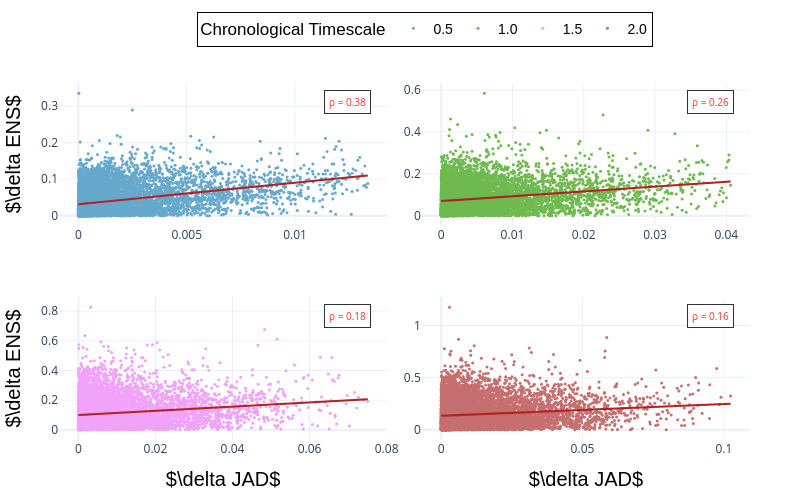

The notebook cell saved with this chart:
### Code cell
time_jsd_diff_fig_low_5000 = plot_time_grouped_scatter_2x2(
    df_low_500, "JSD_difference", "ENS_abs_difference"
)
time_jsd_diff_fig_high_5000 = plot_time_grouped_scatter_2x2(
    df_high_500, "JSD_difference", "ENS_abs_difference"
)
time_jsd_diff_fig_low_5000.update_layout(
    template="plotly_white",  # Set background to white
    showlegend=True,  # Hide the legend
    width=800,  # Adjust figure width
    height=500,  # Adjust figure height
    legend=dict(
        title="Chronological Timescale", yanchor="top", y=1.2, xanchor="left", x=0.2
    ),
)

# Update axis titles with enhanced fonts
time_jsd_diff_fig_low_5000.update_xaxes(
    title_text=r"$\delta JAD$",
    title_font=dict(size=20, family="Arial", color="black"),
    row=2,
)
time_jsd_diff_fig_low_5000.update_yaxes(
    title_text=r"$\delta ENS$",
    title_font=dict(size=20, family="Arial", color="black"),
    col=1,
)

time_jsd_diff_fig_low_5000.write_image("simulation_jsd_ens_diff_at_time_low_500.pdf")
time_jsd_diff_fig_low_5000.show()

### Figure 1 — Plotly figure (JSON) as saved in the notebook; plotly's stock layout.template omitted (floating-point values rounded to 4 significant figures; data arrays with more than 128 entries replaced by an {"elided": "..."} marker saying what was removed)
{"data": [{"marker": {"color": "#67a8cd", "line": {}, "opacity": 1, "size": 3}, "mode": "markers", "name": "0.5", "type": "scatter", "x": {"elided": "9176 float values"}, "xaxis": "x", "y": {"elided": "9176 float values"}, "yaxis": "y"}, {"line": {"color": "firebrick", "width": 2}, "marker": {"line": {}, "opacity": 1, "size": 3}, "mode": "lines", "showlegend": false, "type": "scatter", "x": {"elided": "9176 float values"}, "xaxis": "x", "y": {"elided": "9176 float values"}, "yaxis": "y"}, {"marker": {"color": "#6fba4f", "line": {}, "opacity": 1, "size": 3}, "mode": "markers", "name": "1.0", "type": "scatter", "x": {"elided": "9198 float values"}, "xaxis": "x2", "y": {"elided": "9198 float values"}, "yaxis": "y2"}, {"line": {"color": "firebrick", "width": 2}, "marker": {"line": {}, "opacity": 1, "size": 3}, "mode": "lines", "showlegend": false, "type": "scatter", "x": {"elided": "9198 float values"}, "xaxis": "x2", "y": {"elided": "9198 float values"}, "yaxis": "y2"}, {"marker": {"color": "#f0a3f8", "line": {}, "opacity": 1, "size": 3}, "mode": "markers", "name": "1.5", "type": "scatter", "x": {"elided": "9220 float values"}, "xaxis": "x3", "y": {"elided": "9220 float values"}, "yaxis": "y3"}, {"line": {"color": "firebrick", "width": 2}, "marker": {"line": {}, "opacity": 1, "size": 3}, "mode": "lines", "showlegend": false, "type": "scatter", "x": {"elided": "9220 float values"}, "xaxis": "x3", "y": {"elided": "9220 float values"}, "yaxis": "y3"}, {"marker": {"color": "#c66f70", "line": {}, "opacity": 1, "size": 3}, "mode": "markers", "name": "2.0", "type": "scatter", "x": {"elided": "9222 float values"}, "xaxis": "x4", "y": {"elided": "9222 float values"}, "yaxis": "y4"}, {"line": {"color": "firebrick", "width": 2}, "marker": {"line": {}, "opacity": 1, "size": 3}, "mode": "lines", "showlegend": false, "type": "scatter", "x": {"elided": "9222 float values"}, "xaxis": "x4", "y": {"elided": "9222 float values"}, "yaxis": "y4"}], "layout": {"annotations": [{"align": "right", "ax": 0, "ay": 0, "bgcolor": "white", "bordercolor": "black", "borderpad": 4, "borderwidth": 1, "font": {"color": "red", "size": 10}, "opacity": 0.8, "showarrow": false, "text": "ρ = 0.38", "x": 0.95, "xref": "x domain", "y": 0.95, "yref": "y domain"}, {"align": "right", "ax": 0, "ay": 0, "bgcolor": "white", "bordercolor": "black", "borderpad": 4, "borderwidth": 1, "font": {"color": "red", "size": 10}, "opacity": 0.8, "showarrow": false, "text": "ρ = 0.26", "x": 0.95, "xref": "x2 domain", "y": 0.95, "yref": "y2 domain"}, {"align": "right", "ax": 0, "ay": 0, "bgcolor": "white", "bordercolor": "black", "borderpad": 4, "borderwidth": 1, "font": {"color": "red", "size": 10}, "opacity": 0.8, "showarrow": false, "text": "ρ = 0.18", "x": 0.95, "xref": "x3 domain", "y": 0.95, "yref": "y3 domain"}, {"align": "right", "ax": 0, "ay": 0, "bgcolor": "white", "bordercolor": "black", "borderpad": 4, "borderwidth": 1, "font": {"color": "red", "size": 10}, "opacity": 0.8, "showarrow": false, "text": "ρ = 0.16", "x": 0.95, "xref": "x4 domain", "y": 0.95, "yref": "y4 domain"}], "coloraxis": {"colorbar": {"bgcolor": "white", "len": 0.75, "thickness": 20, "tickfont": {"size": 10}, "title": {"font": {"color": "black", "family": "Arial", "size": 10}, "text": "Time"}, "x": 1, "y": 0.5}, "colorscale": [[0, "rgb(0, 147, 146)"], [0.1667, "rgb(114, 170, 161)"], [0.3333, "rgb(177, 199, 179)"], [0.5, "rgb(241, 234, 200)"], [0.6667, "rgb(229, 185, 173)"], [0.8333, "rgb(217, 137, 148)"], [1, "rgb(208, 88, 126)"]]}, "height": 500, "legend": {"bgcolor": "rgba(255,255,255,0)", "bordercolor": "Black", "borderwidth": 1, "font": {"color": "black", "family": "Arial", "size": 14}, "orientation": "h", "title": {"text": "Chronological Timescale"}, "x": 0.2, "xanchor": "left", "y": 1.2, "yanchor": "top"}, "margin": {"b": 60, "l": 50, "r": 50, "t": 80}, "showlegend": true, "width": 800, "xaxis": {"anchor": "y", "domain": [0, 0.475]}, "xaxis2": {"anchor": "y2", "domain": [0.525, 1]}, "xaxis3": {"anchor": "y3", "domain": [0, 0.475], "title": {"font": {"color": "black", "family": "Arial", "size": 20}, "text": "$\\delta JAD$"}}, "xaxis4": {"anchor": "y4", "domain": [0.525, 1], "title": {"font": {"color": "black", "family": "Arial", "size": 20}, "text": "$\\delta JAD$"}}, "yaxis": {"anchor": "x", "domain": [0.6, 1], "title": {"font": {"color": "black", "family": "Arial", "size": 20}, "text": "$\\delta ENS$"}}, "yaxis2": {"anchor": "x2", "domain": [0.6, 1]}, "yaxis3": {"anchor": "x3", "domain": [0, 0.4], "title": {"font": {"color": "black", "family": "Arial", "size": 20}, "text": "$\\delta ENS$"}}, "yaxis4": {"anchor": "x4", "domain": [0, 0.4]}}}
